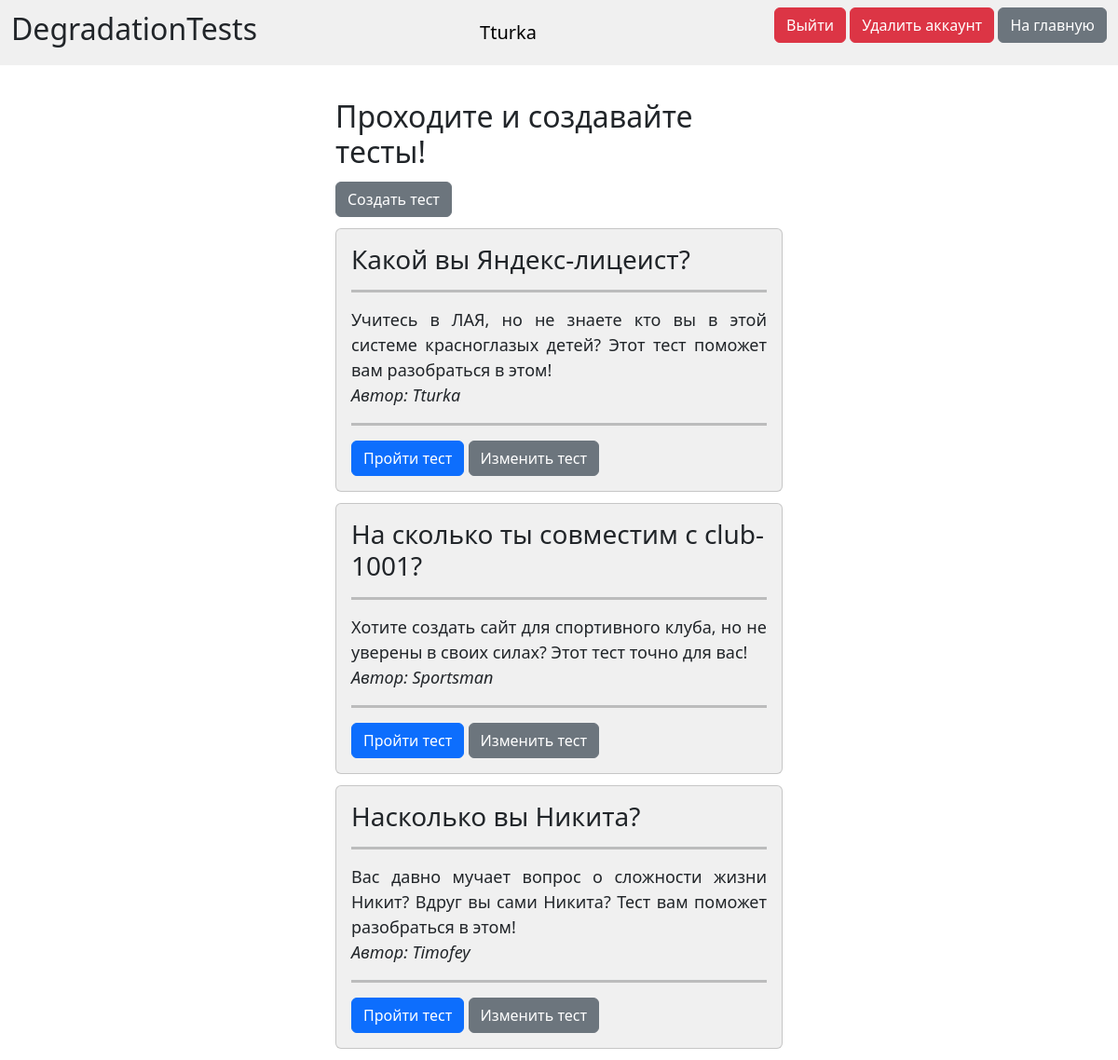
The page / (signed in) on the database its author committed.
### data/user_model.py (models this page shows, shortened)
class User(SqlAlchemyBase, SerializerMixin, UserMixin):
    __tablename__ = 'users'
    id = sqlalchemy.Column(sqlalchemy.Integer, primary_key=True, autoincrement=True)
    name = sqlalchemy.Column(sqlalchemy.String, nullable=False)
    email = sqlalchemy.Column(sqlalchemy.String, nullable=False, unique=True)
    hashed_password = sqlalchemy.Column(sqlalchemy.String, nullable=False)
    test = sqlalchemy.orm.relationship('Test', back_populates='user')

### data/test_model.py (models this page shows)
class Test(SqlAlchemyBase, SerializerMixin):
    __tablename__ = 'tests'
    id = sqlalchemy.Column(sqlalchemy.Integer, primary_key=True, autoincrement=True)
    type = sqlalchemy.Column(sqlalchemy.Integer, nullable=False)
    creator = sqlalchemy.Column(sqlalchemy.Integer, sqlalchemy.ForeignKey('users.id'), nullable=False)
    title = sqlalchemy.Column(sqlalchemy.String, nullable=False)
    description = sqlalchemy.Column(sqlalchemy.String, nullable=False)
    status = sqlalchemy.Column(sqlalchemy.Boolean, nullable=False)
    user = sqlalchemy.orm.relationship('User')
    question = sqlalchemy.orm.relationship('Question', back_populates='test')

### main.py (the view)
@app.route('/')
def index():
    session = db_session.create_session()
    tests = session.query(Test)
    return render_template('tests_list.html', title='DegradationTests', tests=tests)

### data/db_session.py (called while the page is built)
def create_session() -> Session:
    global __factory
    return __factory()

### main.py (called while the page is built)
@login_manager.user_loader
def load_user(user_id):
    session = db_session.create_session()
    return session.query(User).get(user_id)

### templates/tests_list.html
{% extends "base.html" %}
{% block content %}
    <div class="content_display_list">
        {% if current_user.is_authenticated %}
            <h2 style="margin-bottom: 2.5%;">Проходите и создавайте тесты!</h2>
            <a href="/choose_type" class="btn btn-secondary">Создать тест</a>
            {% for test in tests %}
                {% if test.status or (current_user.is_authenticated and (current_user.id == test.creator or current_user.id)) == 1 %}
                    <div class="card" style="background-color: #f0f0f0; margin-top: 2.5%; margin-bottom: 2.5%;">
                        <div class="card-body">
                            <h3 class="card-title">{{ test.title }}</h3>
                            <hr size="5px" color="#242424">
                            <p class="card-text" style="text-align: justify; font-size: large;">
                                {{ test.description }}
                                <br>
                                <em>Автор: {{ test.user.name }}</em>
                            </p>
                            <hr size="5px" color="#242424">
                            <a href="/test_solve/{{ test.id }}" class="btn btn-primary">Пройти тест</a>
                            {% if current_user.is_authenticated and (current_user.id == test.creator or current_user.id == 1) %}
                                <a href="/test_edit/{{ test.id }}" class="btn btn-secondary">Изменить тест</a>
                            {% endif %}
                        </div>
                    </div>
                {% endif %}
            {% endfor %}
        {% else %}
            <h2>Зайдите в аккаунт или зарегистрируйтесь, чтобы начать работу.</h2>
        {% endif %}
    </div>
{% endblock %}

### templates/base.html (shortened to what this page needs)
<!DOCTYPE html>
<html lang="ru">
    <head>
        <link href="https://cdn.jsdelivr.net/npm/bootstrap@5.3.2/dist/css/bootstrap.min.css" rel="stylesheet"
>
        <link rel="stylesheet" type="text/css" href="{{ url_for('static', filename='css/forms.css') }}" />
        <link rel="stylesheet" type="text/css" href="{{ url_for('static', filename='css/main_styles.css') }}" />
    </head>
    <body>
        <nav class="navbar navbar-expand-lg" style="background-color: #f0f0f0;">
            <div class="container-fluid justify-content-between">
                <h2>DegradationTests</h2>
                {% if current_user.is_authenticated %}
                    <a class="navbar-brand">{{ current_user.name }}</a>
                    <p>
                        <a class="btn btn-danger" href="/logout">Выйти</a>
                        <a class="btn btn-danger" href="/delete_user">Удалить аккаунт</a>
                        <a class="btn btn-secondary" href="/">На главную</a>
                    </p>
                {% else %}
                    <p>
                        <a class="btn btn-primary" href="/register">Зарегистрироваться</a>
                        <a class="btn btn-primary" href="/login">Войти</a>
                        <a class="btn btn-secondary" href="/">На главную</a>
                    </p>
                {% endif %}
            </div>
        </nav>
        {% block content %}{% endblock %}
    </body>
</html>

### static/css/main_styles.css (style rules this page uses)
div.content_display_list { padding-left: 30%; padding-right: 30%; padding-top: 3%; }

### rows shown on the page
User: name "Tturka"
Test: title "Какой вы Яндекс-лицеист?", description "Учитесь в ЛАЯ, но не знаете кто вы в этой системе красноглазых детей? Этот тест поможет вам разобраться в этом!", user.name "Tturka"
Test: title "На сколько ты совместим с club-1001?", description "Хотите создать сайт для спортивного клуба, но не уверены в своих силах? Этот тест точно для вас!", user.name "Sportsman"
Test: title "Насколько вы Никита?", description "Вас давно мучает вопрос о сложности жизни Никит? Вдруг вы сами Никита? Тест вам поможет разобраться в этом!", user.name "Timofey"
